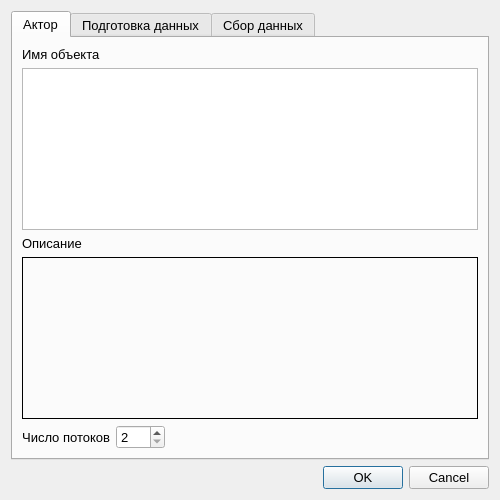
<?xml version="1.0" encoding="UTF-8"?>
<ui version="4.0">
 <class>MultiProcTopPropertyDialog</class>
 <widget class="QDialog" name="MultiProcTopPropertyDialog">
  <property name="geometry">
   <rect>
    <x>0</x>
    <y>0</y>
    <width>500</width>
    <height>500</height>
   </rect>
  </property>
  <property name="minimumSize">
   <size>
    <width>0</width>
    <height>0</height>
   </size>
  </property>
  <property name="maximumSize">
   <size>
    <width>16777215</width>
    <height>16777215</height>
   </size>
  </property>
  <property name="font">
   <font>
    <pointsize>10</pointsize>
   </font>
  </property>
  <property name="windowTitle">
   <string>Свойства многопоточной вершины</string>
  </property>
  <layout class="QVBoxLayout" name="verticalLayout_5">
   <item>
    <widget class="QTabWidget" name="tabWidget">
     <property name="enabled">
      <bool>true</bool>
     </property>
     <property name="palette">
      <palette>
       <active>
        <colorrole role="Base">
         <brush brushstyle="SolidPattern">
          <color alpha="255">
           <red>255</red>
           <green>255</green>
           <blue>255</blue>
          </color>
         </brush>
        </colorrole>
        <colorrole role="NoRole">
         <brush brushstyle="SolidPattern">
          <color alpha="255">
           <red>255</red>
           <green>255</green>
           <blue>255</blue>
          </color>
         </brush>
        </colorrole>
       </active>
       <inactive>
        <colorrole role="Base">
         <brush brushstyle="SolidPattern">
          <color alpha="255">
           <red>255</red>
           <green>255</green>
           <blue>255</blue>
          </color>
         </brush>
        </colorrole>
        <colorrole role="NoRole">
         <brush brushstyle="SolidPattern">
          <color alpha="255">
           <red>255</red>
           <green>255</green>
           <blue>255</blue>
          </color>
         </brush>
        </colorrole>
       </inactive>
       <disabled>
        <colorrole role="Base">
         <brush brushstyle="SolidPattern">
          <color alpha="255">
           <red>240</red>
           <green>240</green>
           <blue>240</blue>
          </color>
         </brush>
        </colorrole>
        <colorrole role="NoRole">
         <brush brushstyle="SolidPattern">
          <color alpha="255">
           <red>255</red>
           <green>255</green>
           <blue>255</blue>
          </color>
         </brush>
        </colorrole>
       </disabled>
      </palette>
     </property>
     <property name="styleSheet">
      <string notr="true"/>
     </property>
     <property name="tabPosition">
      <enum>QTabWidget::North</enum>
     </property>
     <property name="tabShape">
      <enum>QTabWidget::Rounded</enum>
     </property>
     <property name="currentIndex">
      <number>0</number>
     </property>
     <property name="elideMode">
      <enum>Qt::ElideNone</enum>
     </property>
     <property name="documentMode">
      <bool>false</bool>
     </property>
     <property name="tabsClosable">
      <bool>false</bool>
     </property>
     <widget class="QWidget" name="tab">
      <attribute name="title">
       <string>Актор</string>
      </attribute>
      <layout class="QVBoxLayout" name="verticalLayout_8">
       <item>
        <layout class="QGridLayout" name="gridLayout" rowstretch="50,50">
         <item row="0" column="0">
          <layout class="QVBoxLayout" name="verticalLayout">
           <item>
            <widget class="QLabel" name="label">
             <property name="text">
              <string>Имя объекта</string>
             </property>
            </widget>
           </item>
           <item>
            <widget class="QListWidget" name="actorsListWidget"/>
           </item>
          </layout>
         </item>
         <item row="1" column="0">
          <layout class="QVBoxLayout" name="verticalLayout_2">
           <item>
            <widget class="QLabel" name="label_2">
             <property name="sizePolicy">
              <sizepolicy hsizetype="Preferred" vsizetype="Fixed">
               <horstretch>0</horstretch>
               <verstretch>0</verstretch>
              </sizepolicy>
             </property>
             <property name="text">
              <string>Описание</string>
             </property>
            </widget>
           </item>
           <item>
            <widget class="QLabel" name="descriptionLbl">
             <property name="sizePolicy">
              <sizepolicy hsizetype="Expanding" vsizetype="Expanding">
               <horstretch>0</horstretch>
               <verstretch>0</verstretch>
              </sizepolicy>
             </property>
             <property name="frameShape">
              <enum>QFrame::Box</enum>
             </property>
             <property name="text">
              <string/>
             </property>
             <property name="textFormat">
              <enum>Qt::PlainText</enum>
             </property>
             <property name="alignment">
              <set>Qt::AlignLeading|Qt::AlignLeft|Qt::AlignTop</set>
             </property>
             <property name="wordWrap">
              <bool>true</bool>
             </property>
             <property name="textInteractionFlags">
              <set>Qt::NoTextInteraction</set>
             </property>
            </widget>
           </item>
          </layout>
         </item>
        </layout>
       </item>
       <item>
        <layout class="QHBoxLayout" name="horizontalLayout_2">
         <item>
          <widget class="QLabel" name="procCountLbl">
           <property name="text">
            <string>Число потоков</string>
           </property>
           <property name="alignment">
            <set>Qt::AlignRight|Qt::AlignTrailing|Qt::AlignVCenter</set>
           </property>
          </widget>
         </item>
         <item>
          <widget class="QSpinBox" name="procCountSpnBox">
           <property name="minimum">
            <number>2</number>
           </property>
           <property name="maximum">
            <number>100</number>
           </property>
           <property name="singleStep">
            <number>1</number>
           </property>
          </widget>
         </item>
         <item>
          <spacer name="horizontalSpacer">
           <property name="orientation">
            <enum>Qt::Horizontal</enum>
           </property>
           <property name="sizeHint" stdset="0">
            <size>
             <width>40</width>
             <height>20</height>
            </size>
           </property>
          </spacer>
         </item>
        </layout>
       </item>
      </layout>
     </widget>
     <widget class="QWidget" name="tab_2">
      <property name="enabled">
       <bool>false</bool>
      </property>
      <attribute name="title">
       <string>Подготовка данных</string>
      </attribute>
      <layout class="QVBoxLayout" name="verticalLayout_10">
       <item>
        <layout class="QVBoxLayout" name="verticalLayout_3">
         <item>
          <widget class="QLabel" name="prepareDataLbl">
           <property name="text">
            <string>Функция подготовки данных</string>
           </property>
          </widget>
         </item>
         <item>
          <widget class="QPlainTextEdit" name="prepareDataEdt">
           <property name="maximumBlockCount">
            <number>0</number>
           </property>
          </widget>
         </item>
        </layout>
       </item>
       <item>
        <layout class="QVBoxLayout" name="verticalLayout_4">
         <item>
          <widget class="QLabel" name="paramsPrepDataLbl">
           <property name="text">
            <string>Параметры</string>
           </property>
          </widget>
         </item>
         <item>
          <widget class="QTableWidget" name="paramsPrepDataTable">
           <property name="editTriggers">
            <set>QAbstractItemView::NoEditTriggers</set>
           </property>
           <property name="showDropIndicator" stdset="0">
            <bool>false</bool>
           </property>
           <property name="dragDropOverwriteMode">
            <bool>false</bool>
           </property>
           <property name="selectionMode">
            <enum>QAbstractItemView::SingleSelection</enum>
           </property>
           <property name="selectionBehavior">
            <enum>QAbstractItemView::SelectRows</enum>
           </property>
           <property name="cornerButtonEnabled">
            <bool>false</bool>
           </property>
           <attribute name="horizontalHeaderCascadingSectionResizes">
            <bool>true</bool>
           </attribute>
           <attribute name="horizontalHeaderDefaultSectionSize">
            <number>100</number>
           </attribute>
           <attribute name="horizontalHeaderMinimumSectionSize">
            <number>100</number>
           </attribute>
           <attribute name="horizontalHeaderStretchLastSection">
            <bool>true</bool>
           </attribute>
           <attribute name="verticalHeaderDefaultSectionSize">
            <number>22</number>
           </attribute>
           <column>
            <property name="text">
             <string>Параметр</string>
            </property>
           </column>
           <column>
            <property name="text">
             <string>Тип</string>
            </property>
           </column>
           <column>
            <property name="text">
             <string>Класс</string>
            </property>
           </column>
          </widget>
         </item>
        </layout>
       </item>
      </layout>
     </widget>
     <widget class="QWidget" name="tab_3">
      <property name="enabled">
       <bool>false</bool>
      </property>
      <attribute name="title">
       <string>Сбор данных</string>
      </attribute>
      <layout class="QVBoxLayout" name="verticalLayout_12">
       <item>
        <layout class="QVBoxLayout" name="verticalLayout_7">
         <item>
          <widget class="QLabel" name="collectDataLbl">
           <property name="text">
            <string>Функция сбора данных</string>
           </property>
          </widget>
         </item>
         <item>
          <widget class="QPlainTextEdit" name="collectDataEdt">
           <property name="maximumBlockCount">
            <number>0</number>
           </property>
          </widget>
         </item>
        </layout>
       </item>
       <item>
        <layout class="QVBoxLayout" name="verticalLayout_6">
         <item>
          <widget class="QLabel" name="paramsCollDataLbl">
           <property name="text">
            <string>Параметры</string>
           </property>
          </widget>
         </item>
         <item>
          <widget class="QTableWidget" name="paramsCollDataTable">
           <property name="editTriggers">
            <set>QAbstractItemView::NoEditTriggers</set>
           </property>
           <property name="showDropIndicator" stdset="0">
            <bool>false</bool>
           </property>
           <property name="dragDropOverwriteMode">
            <bool>false</bool>
           </property>
           <property name="selectionMode">
            <enum>QAbstractItemView::SingleSelection</enum>
           </property>
           <property name="selectionBehavior">
            <enum>QAbstractItemView::SelectRows</enum>
           </property>
           <property name="cornerButtonEnabled">
            <bool>false</bool>
           </property>
           <attribute name="horizontalHeaderCascadingSectionResizes">
            <bool>true</bool>
           </attribute>
           <attribute name="horizontalHeaderDefaultSectionSize">
            <number>100</number>
           </attribute>
           <attribute name="horizontalHeaderMinimumSectionSize">
            <number>100</number>
           </attribute>
           <attribute name="horizontalHeaderStretchLastSection">
            <bool>true</bool>
           </attribute>
           <attribute name="verticalHeaderDefaultSectionSize">
            <number>22</number>
           </attribute>
           <column>
            <property name="text">
             <string>Параметр</string>
            </property>
           </column>
           <column>
            <property name="text">
             <string>Тип</string>
            </property>
           </column>
           <column>
            <property name="text">
             <string>Класс</string>
            </property>
           </column>
          </widget>
         </item>
        </layout>
       </item>
      </layout>
     </widget>
    </widget>
   </item>
   <item>
    <widget class="QDialogButtonBox" name="buttonBox">
     <property name="orientation">
      <enum>Qt::Horizontal</enum>
     </property>
     <property name="standardButtons">
      <set>QDialogButtonBox::Cancel|QDialogButtonBox::Ok</set>
     </property>
    </widget>
   </item>
  </layout>
 </widget>
 <resources/>
 <connections>
  <connection>
   <sender>buttonBox</sender>
   <signal>accepted()</signal>
   <receiver>MultiProcTopPropertyDialog</receiver>
   <slot>accept()</slot>
   <hints>
    <hint type="sourcelabel">
     <x>385</x>
     <y>224</y>
    </hint>
    <hint type="destinationlabel">
     <x>157</x>
     <y>243</y>
    </hint>
   </hints>
  </connection>
  <connection>
   <sender>buttonBox</sender>
   <signal>rejected()</signal>
   <receiver>MultiProcTopPropertyDialog</receiver>
   <slot>reject()</slot>
   <hints>
    <hint type="sourcelabel">
     <x>385</x>
     <y>230</y>
    </hint>
    <hint type="destinationlabel">
     <x>286</x>
     <y>243</y>
    </hint>
   </hints>
  </connection>
 </connections>
</ui>
